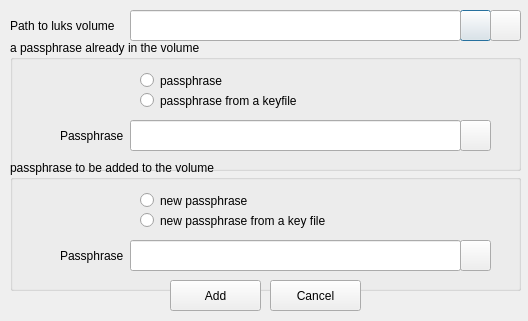
<?xml version="1.0" encoding="UTF-8"?>
<ui version="4.0">
 <class>luksaddkeyUI</class>
 <widget class="QDialog" name="luksaddkeyUI">
  <property name="geometry">
   <rect>
    <x>0</x>
    <y>0</y>
    <width>528</width>
    <height>321</height>
   </rect>
  </property>
  <property name="windowTitle">
   <string>add a key to a luks volume</string>
  </property>
  <widget class="QLabel" name="labelLuksVolume">
   <property name="geometry">
    <rect>
     <x>10</x>
     <y>10</y>
     <width>121</width>
     <height>31</height>
    </rect>
   </property>
   <property name="text">
    <string>Path to luks volume</string>
   </property>
  </widget>
  <widget class="QPushButton" name="pushButtonOpenFile">
   <property name="geometry">
    <rect>
     <x>460</x>
     <y>10</y>
     <width>31</width>
     <height>31</height>
    </rect>
   </property>
   <property name="text">
    <string/>
   </property>
  </widget>
  <widget class="QPushButton" name="pushButtonOpenPartition">
   <property name="geometry">
    <rect>
     <x>490</x>
     <y>10</y>
     <width>31</width>
     <height>31</height>
    </rect>
   </property>
   <property name="text">
    <string/>
   </property>
  </widget>
  <widget class="QGroupBox" name="groupBox">
   <property name="geometry">
    <rect>
     <x>10</x>
     <y>40</y>
     <width>511</width>
     <height>131</height>
    </rect>
   </property>
   <property name="title">
    <string>a passphrase already in the volume</string>
   </property>
   <widget class="QRadioButton" name="radioButtonPassphraseinVolume">
    <property name="geometry">
     <rect>
      <x>130</x>
      <y>30</y>
      <width>181</width>
      <height>21</height>
     </rect>
    </property>
    <property name="text">
     <string>passphrase</string>
    </property>
   </widget>
   <widget class="QRadioButton" name="radioButtonPassphraseInVolumeFromFile">
    <property name="geometry">
     <rect>
      <x>130</x>
      <y>50</y>
      <width>221</width>
      <height>21</height>
     </rect>
    </property>
    <property name="text">
     <string>passphrase from a keyfile</string>
    </property>
   </widget>
   <widget class="QLabel" name="labelExistingPassphrase">
    <property name="geometry">
     <rect>
      <x>50</x>
      <y>80</y>
      <width>71</width>
      <height>31</height>
     </rect>
    </property>
    <property name="text">
     <string>Passphrase</string>
    </property>
   </widget>
   <widget class="QPushButton" name="pushButtonOpenExistingKeyFile">
    <property name="geometry">
     <rect>
      <x>450</x>
      <y>80</y>
      <width>31</width>
      <height>31</height>
     </rect>
    </property>
    <property name="text">
     <string/>
    </property>
   </widget>
   <widget class="QLineEdit" name="textEditExistingPassphrase">
    <property name="geometry">
     <rect>
      <x>120</x>
      <y>80</y>
      <width>331</width>
      <height>31</height>
     </rect>
    </property>
   </widget>
  </widget>
  <widget class="QGroupBox" name="groupBox_2">
   <property name="geometry">
    <rect>
     <x>10</x>
     <y>160</y>
     <width>511</width>
     <height>131</height>
    </rect>
   </property>
   <property name="title">
    <string>passphrase to be added to the volume</string>
   </property>
   <widget class="QRadioButton" name="radioButtonNewPassphrase">
    <property name="geometry">
     <rect>
      <x>130</x>
      <y>30</y>
      <width>321</width>
      <height>21</height>
     </rect>
    </property>
    <property name="text">
     <string>new passphrase</string>
    </property>
   </widget>
   <widget class="QRadioButton" name="radioButtonNewPassphraseFromFile">
    <property name="geometry">
     <rect>
      <x>130</x>
      <y>50</y>
      <width>361</width>
      <height>21</height>
     </rect>
    </property>
    <property name="text">
     <string>new passphrase from a key file</string>
    </property>
   </widget>
   <widget class="QPushButton" name="pushButtonOpenNewKeyFile">
    <property name="geometry">
     <rect>
      <x>450</x>
      <y>80</y>
      <width>31</width>
      <height>31</height>
     </rect>
    </property>
    <property name="text">
     <string/>
    </property>
   </widget>
   <widget class="QLabel" name="labelNewPassphrase">
    <property name="geometry">
     <rect>
      <x>50</x>
      <y>80</y>
      <width>71</width>
      <height>31</height>
     </rect>
    </property>
    <property name="text">
     <string>Passphrase</string>
    </property>
   </widget>
   <widget class="QLineEdit" name="textEditPassphraseToAdd">
    <property name="geometry">
     <rect>
      <x>120</x>
      <y>80</y>
      <width>331</width>
      <height>31</height>
     </rect>
    </property>
   </widget>
  </widget>
  <widget class="QPushButton" name="pushButtonAdd">
   <property name="geometry">
    <rect>
     <x>170</x>
     <y>280</y>
     <width>91</width>
     <height>31</height>
    </rect>
   </property>
   <property name="text">
    <string>Add</string>
   </property>
  </widget>
  <widget class="QPushButton" name="pushButtonCancel">
   <property name="geometry">
    <rect>
     <x>270</x>
     <y>280</y>
     <width>91</width>
     <height>31</height>
    </rect>
   </property>
   <property name="text">
    <string>Cancel</string>
   </property>
  </widget>
  <widget class="QLineEdit" name="textEditPathToVolume">
   <property name="geometry">
    <rect>
     <x>130</x>
     <y>10</y>
     <width>331</width>
     <height>31</height>
    </rect>
   </property>
  </widget>
 </widget>
 <resources/>
 <connections/>
</ui>
